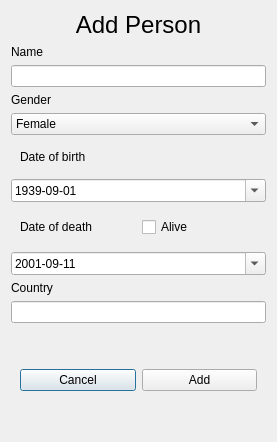
<?xml version="1.0" encoding="UTF-8"?>
<ui version="4.0">
 <class>AddDialog</class>
 <widget class="QDialog" name="AddDialog">
  <property name="geometry">
   <rect>
    <x>0</x>
    <y>0</y>
    <width>277</width>
    <height>442</height>
   </rect>
  </property>
  <property name="windowTitle">
   <string>Dialog</string>
  </property>
  <layout class="QVBoxLayout" name="verticalLayout">
   <item>
    <widget class="QLabel" name="label_6">
     <property name="sizePolicy">
      <sizepolicy hsizetype="Preferred" vsizetype="Fixed">
       <horstretch>0</horstretch>
       <verstretch>0</verstretch>
      </sizepolicy>
     </property>
     <property name="text">
      <string>&lt;html&gt;&lt;head/&gt;&lt;body&gt;&lt;p&gt;&lt;span style=&quot; font-size:18pt;&quot;&gt;Add Person&lt;/span&gt;&lt;/p&gt;&lt;/body&gt;&lt;/html&gt;</string>
     </property>
     <property name="alignment">
      <set>Qt::AlignCenter</set>
     </property>
    </widget>
   </item>
   <item>
    <widget class="QLabel" name="label">
     <property name="sizePolicy">
      <sizepolicy hsizetype="Preferred" vsizetype="Fixed">
       <horstretch>0</horstretch>
       <verstretch>0</verstretch>
      </sizepolicy>
     </property>
     <property name="text">
      <string>Name</string>
     </property>
    </widget>
   </item>
   <item>
    <widget class="QLineEdit" name="addPersonNameField">
     <property name="frame">
      <bool>true</bool>
     </property>
    </widget>
   </item>
   <item>
    <widget class="QLabel" name="label_3">
     <property name="sizePolicy">
      <sizepolicy hsizetype="Preferred" vsizetype="Fixed">
       <horstretch>0</horstretch>
       <verstretch>0</verstretch>
      </sizepolicy>
     </property>
     <property name="text">
      <string>Gender</string>
     </property>
    </widget>
   </item>
   <item>
    <widget class="QComboBox" name="addPersonGenderCombobox">
     <property name="sizePolicy">
      <sizepolicy hsizetype="Expanding" vsizetype="Fixed">
       <horstretch>0</horstretch>
       <verstretch>0</verstretch>
      </sizepolicy>
     </property>
     <item>
      <property name="text">
       <string>Female</string>
      </property>
     </item>
     <item>
      <property name="text">
       <string>Male</string>
      </property>
     </item>
    </widget>
   </item>
   <item>
    <widget class="QWidget" name="widget" native="true">
     <property name="sizePolicy">
      <sizepolicy hsizetype="Preferred" vsizetype="Fixed">
       <horstretch>0</horstretch>
       <verstretch>0</verstretch>
      </sizepolicy>
     </property>
     <layout class="QHBoxLayout" name="horizontalLayout">
      <item>
       <widget class="QLabel" name="label_4">
        <property name="sizePolicy">
         <sizepolicy hsizetype="Preferred" vsizetype="Fixed">
          <horstretch>0</horstretch>
          <verstretch>0</verstretch>
         </sizepolicy>
        </property>
        <property name="text">
         <string>Date of birth</string>
        </property>
       </widget>
      </item>
      <item>
       <widget class="QLabel" name="dateErrorLabel">
        <property name="text">
         <string/>
        </property>
       </widget>
      </item>
     </layout>
    </widget>
   </item>
   <item>
    <widget class="QDateEdit" name="addPersonBirthDate">
     <property name="sizePolicy">
      <sizepolicy hsizetype="Preferred" vsizetype="Fixed">
       <horstretch>0</horstretch>
       <verstretch>0</verstretch>
      </sizepolicy>
     </property>
     <property name="maximumDateTime">
      <datetime>
       <hour>23</hour>
       <minute>59</minute>
       <second>59</second>
       <year>7999</year>
       <month>12</month>
       <day>30</day>
      </datetime>
     </property>
     <property name="minimumDateTime">
      <datetime>
       <hour>0</hour>
       <minute>0</minute>
       <second>0</second>
       <year>1752</year>
       <month>9</month>
       <day>14</day>
      </datetime>
     </property>
     <property name="displayFormat">
      <string>yyyy-MM-dd</string>
     </property>
     <property name="calendarPopup">
      <bool>true</bool>
     </property>
     <property name="date">
      <date>
       <year>1939</year>
       <month>9</month>
       <day>1</day>
      </date>
     </property>
    </widget>
   </item>
   <item>
    <widget class="QWidget" name="widget_2" native="true">
     <property name="sizePolicy">
      <sizepolicy hsizetype="Preferred" vsizetype="Fixed">
       <horstretch>0</horstretch>
       <verstretch>0</verstretch>
      </sizepolicy>
     </property>
     <layout class="QHBoxLayout" name="horizontalLayout_2">
      <item>
       <widget class="QLabel" name="label_5">
        <property name="sizePolicy">
         <sizepolicy hsizetype="Preferred" vsizetype="Fixed">
          <horstretch>0</horstretch>
          <verstretch>0</verstretch>
         </sizepolicy>
        </property>
        <property name="text">
         <string>Date of death</string>
        </property>
       </widget>
      </item>
      <item>
       <widget class="QCheckBox" name="aliveCheckbox">
        <property name="layoutDirection">
         <enum>Qt::LeftToRight</enum>
        </property>
        <property name="text">
         <string>Alive</string>
        </property>
       </widget>
      </item>
     </layout>
    </widget>
   </item>
   <item>
    <widget class="QDateEdit" name="addPersonDeathDate">
     <property name="sizePolicy">
      <sizepolicy hsizetype="Expanding" vsizetype="Fixed">
       <horstretch>0</horstretch>
       <verstretch>0</verstretch>
      </sizepolicy>
     </property>
     <property name="displayFormat">
      <string>yyyy-MM-dd</string>
     </property>
     <property name="calendarPopup">
      <bool>true</bool>
     </property>
     <property name="date">
      <date>
       <year>2001</year>
       <month>9</month>
       <day>11</day>
      </date>
     </property>
    </widget>
   </item>
   <item>
    <widget class="QLabel" name="label_2">
     <property name="sizePolicy">
      <sizepolicy hsizetype="Preferred" vsizetype="Fixed">
       <horstretch>0</horstretch>
       <verstretch>0</verstretch>
      </sizepolicy>
     </property>
     <property name="text">
      <string>Country</string>
     </property>
    </widget>
   </item>
   <item>
    <widget class="QLineEdit" name="addPersonCountryField"/>
   </item>
   <item>
    <widget class="QWidget" name="widget_3" native="true">
     <layout class="QHBoxLayout" name="horizontalLayout_3">
      <item>
       <widget class="QPushButton" name="cancelButton">
        <property name="text">
         <string>Cancel</string>
        </property>
        <property name="default">
         <bool>true</bool>
        </property>
        <property name="flat">
         <bool>false</bool>
        </property>
       </widget>
      </item>
      <item>
       <widget class="QPushButton" name="addButton">
        <property name="autoFillBackground">
         <bool>false</bool>
        </property>
        <property name="text">
         <string>Add</string>
        </property>
        <property name="checkable">
         <bool>false</bool>
        </property>
        <property name="autoExclusive">
         <bool>false</bool>
        </property>
        <property name="default">
         <bool>false</bool>
        </property>
       </widget>
      </item>
     </layout>
    </widget>
   </item>
  </layout>
 </widget>
 <tabstops>
  <tabstop>addPersonNameField</tabstop>
  <tabstop>addPersonGenderCombobox</tabstop>
  <tabstop>addPersonBirthDate</tabstop>
  <tabstop>aliveCheckbox</tabstop>
  <tabstop>addPersonDeathDate</tabstop>
  <tabstop>addPersonCountryField</tabstop>
  <tabstop>cancelButton</tabstop>
  <tabstop>addButton</tabstop>
 </tabstops>
 <resources/>
 <connections/>
</ui>
